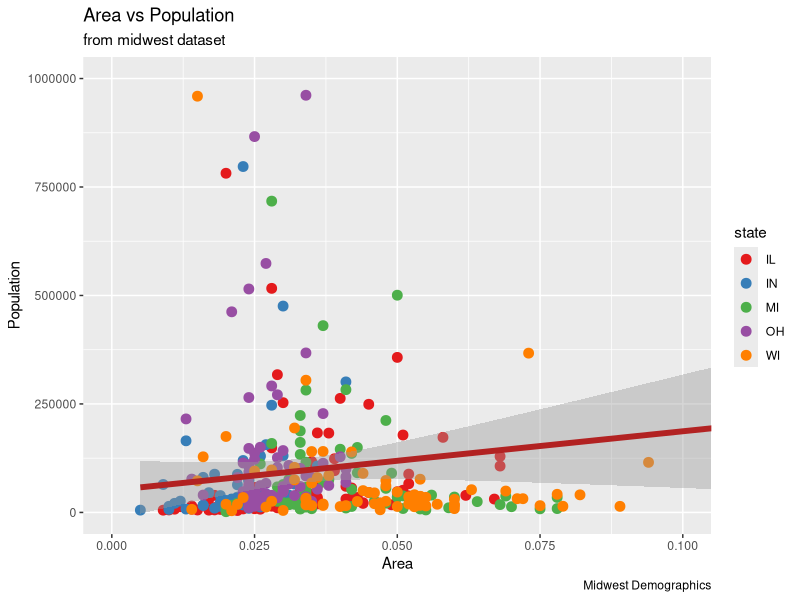

Source code (R):
#sample code
library(tidyverse)
library(RColorBrewer)
options(scipen=999)
data("midwest",package = "ggplot2")
ggplot(midwest,aes(x = area,y = poptotal)) + 
  geom_point(aes(col = state),size = 3) + 
  geom_smooth(method = "lm",col = "firebrick",size = 2) +
  coord_cartesian(xlim=c(0,0.1), ylim=c(0, 1000000)) +
  labs(title = "Area vs Population",subtitle = "from midwest dataset",y = "Population",x = "Area",
          caption = "Midwest Demographics") +
  scale_color_brewer(palette = "Set1")
